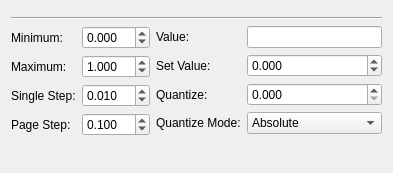
<?xml version="1.0" encoding="UTF-8"?>
<ui version="4.0">
 <class>TestDoubleSliderWidget</class>
 <widget class="QWidget" name="TestDoubleSliderWidget">
  <property name="geometry">
   <rect>
    <x>0</x>
    <y>0</y>
    <width>393</width>
    <height>173</height>
   </rect>
  </property>
  <property name="windowTitle">
   <string>Form</string>
  </property>
  <layout class="QGridLayout" name="gridLayout">
   <item row="0" column="0" colspan="2">
    <widget class="qtDoubleSlider" name="slider" native="true">
     <property name="sizePolicy">
      <sizepolicy hsizetype="Expanding" vsizetype="Preferred">
       <horstretch>0</horstretch>
       <verstretch>0</verstretch>
      </sizepolicy>
     </property>
    </widget>
   </item>
   <item row="1" column="0" colspan="2">
    <widget class="Line" name="line">
     <property name="orientation">
      <enum>Qt::Horizontal</enum>
     </property>
    </widget>
   </item>
   <item row="2" column="0">
    <layout class="QFormLayout" name="formLayout_2">
     <item row="0" column="0">
      <widget class="QLabel" name="label_4">
       <property name="text">
        <string>Minimum:</string>
       </property>
      </widget>
     </item>
     <item row="0" column="1">
      <widget class="QDoubleSpinBox" name="min">
       <property name="decimals">
        <number>3</number>
       </property>
       <property name="minimum">
        <double>-99.998999999999995</double>
       </property>
       <property name="maximum">
        <double>99.998999999999995</double>
       </property>
      </widget>
     </item>
     <item row="1" column="0">
      <widget class="QLabel" name="label_5">
       <property name="text">
        <string>Maximum:</string>
       </property>
      </widget>
     </item>
     <item row="1" column="1">
      <widget class="QDoubleSpinBox" name="max">
       <property name="decimals">
        <number>3</number>
       </property>
       <property name="minimum">
        <double>-99.998999999999995</double>
       </property>
       <property name="maximum">
        <double>99.998999999999995</double>
       </property>
       <property name="value">
        <double>1.000000000000000</double>
       </property>
      </widget>
     </item>
     <item row="2" column="0">
      <widget class="QLabel" name="label">
       <property name="text">
        <string>Single Step:</string>
       </property>
      </widget>
     </item>
     <item row="2" column="1">
      <widget class="QDoubleSpinBox" name="sStep">
       <property name="decimals">
        <number>3</number>
       </property>
       <property name="maximum">
        <double>99.998999999999995</double>
       </property>
       <property name="value">
        <double>0.010000000000000</double>
       </property>
      </widget>
     </item>
     <item row="3" column="0">
      <widget class="QLabel" name="label_2">
       <property name="text">
        <string>Page Step:</string>
       </property>
      </widget>
     </item>
     <item row="3" column="1">
      <widget class="QDoubleSpinBox" name="pStep">
       <property name="decimals">
        <number>3</number>
       </property>
       <property name="maximum">
        <double>99.998999999999995</double>
       </property>
       <property name="value">
        <double>0.100000000000000</double>
       </property>
      </widget>
     </item>
    </layout>
   </item>
   <item row="2" column="1">
    <layout class="QFormLayout" name="formLayout">
     <item row="0" column="0">
      <widget class="QLabel" name="label_8">
       <property name="text">
        <string>Value:</string>
       </property>
      </widget>
     </item>
     <item row="1" column="0">
      <widget class="QLabel" name="label_6">
       <property name="text">
        <string>Set Value:</string>
       </property>
      </widget>
     </item>
     <item row="1" column="1">
      <widget class="QDoubleSpinBox" name="sval">
       <property name="decimals">
        <number>3</number>
       </property>
       <property name="minimum">
        <double>-99.998999999999995</double>
       </property>
       <property name="maximum">
        <double>99.998999999999995</double>
       </property>
      </widget>
     </item>
     <item row="2" column="0">
      <widget class="QLabel" name="label_3">
       <property name="text">
        <string>Quantize:</string>
       </property>
      </widget>
     </item>
     <item row="2" column="1">
      <widget class="QDoubleSpinBox" name="quant">
       <property name="decimals">
        <number>3</number>
       </property>
       <property name="maximum">
        <double>99.998999999999995</double>
       </property>
      </widget>
     </item>
     <item row="3" column="1">
      <widget class="QComboBox" name="qmode">
       <property name="currentIndex">
        <number>1</number>
       </property>
       <item>
        <property name="text">
         <string>Relative</string>
        </property>
       </item>
       <item>
        <property name="text">
         <string>Absolute</string>
        </property>
       </item>
      </widget>
     </item>
     <item row="3" column="0">
      <widget class="QLabel" name="label_9">
       <property name="text">
        <string>Quantize Mode:</string>
       </property>
      </widget>
     </item>
     <item row="0" column="1">
      <widget class="QLineEdit" name="val">
       <property name="readOnly">
        <bool>true</bool>
       </property>
      </widget>
     </item>
    </layout>
   </item>
   <item row="3" column="0" colspan="2">
    <spacer name="verticalSpacer">
     <property name="orientation">
      <enum>Qt::Vertical</enum>
     </property>
     <property name="sizeHint" stdset="0">
      <size>
       <width>20</width>
       <height>40</height>
      </size>
     </property>
    </spacer>
   </item>
  </layout>
 </widget>
 <customwidgets>
  <customwidget>
   <class>qtDoubleSlider</class>
   <extends>QWidget</extends>
   <header location="global">qtDoubleSlider.h</header>
   <container>1</container>
   <slots>
    <signal>valueChanged(double)</signal>
    <slot>setMinimum(double)</slot>
    <slot>setMaximum(double)</slot>
    <slot>setSingleStep(double)</slot>
    <slot>setPageStep(double)</slot>
    <slot>setQuantize(double)</slot>
    <slot>setValue(double)</slot>
   </slots>
  </customwidget>
 </customwidgets>
 <resources/>
 <connections>
  <connection>
   <sender>min</sender>
   <signal>valueChanged(double)</signal>
   <receiver>slider</receiver>
   <slot>setMinimum(double)</slot>
   <hints>
    <hint type="sourcelabel">
     <x>119</x>
     <y>45</y>
    </hint>
    <hint type="destinationlabel">
     <x>39</x>
     <y>12</y>
    </hint>
   </hints>
  </connection>
  <connection>
   <sender>max</sender>
   <signal>valueChanged(double)</signal>
   <receiver>slider</receiver>
   <slot>setMaximum(double)</slot>
   <hints>
    <hint type="sourcelabel">
     <x>98</x>
     <y>73</y>
    </hint>
    <hint type="destinationlabel">
     <x>338</x>
     <y>15</y>
    </hint>
   </hints>
  </connection>
  <connection>
   <sender>sStep</sender>
   <signal>valueChanged(double)</signal>
   <receiver>slider</receiver>
   <slot>setSingleStep(double)</slot>
   <hints>
    <hint type="sourcelabel">
     <x>119</x>
     <y>101</y>
    </hint>
    <hint type="destinationlabel">
     <x>130</x>
     <y>12</y>
    </hint>
   </hints>
  </connection>
  <connection>
   <sender>pStep</sender>
   <signal>valueChanged(double)</signal>
   <receiver>slider</receiver>
   <slot>setPageStep(double)</slot>
   <hints>
    <hint type="sourcelabel">
     <x>112</x>
     <y>130</y>
    </hint>
    <hint type="destinationlabel">
     <x>108</x>
     <y>13</y>
    </hint>
   </hints>
  </connection>
  <connection>
   <sender>quant</sender>
   <signal>valueChanged(double)</signal>
   <receiver>slider</receiver>
   <slot>setQuantize(double)</slot>
   <hints>
    <hint type="sourcelabel">
     <x>333</x>
     <y>107</y>
    </hint>
    <hint type="destinationlabel">
     <x>167</x>
     <y>14</y>
    </hint>
   </hints>
  </connection>
  <connection>
   <sender>sval</sender>
   <signal>valueChanged(double)</signal>
   <receiver>slider</receiver>
   <slot>setValue(double)</slot>
   <hints>
    <hint type="sourcelabel">
     <x>317</x>
     <y>73</y>
    </hint>
    <hint type="destinationlabel">
     <x>211</x>
     <y>13</y>
    </hint>
   </hints>
  </connection>
 </connections>
</ui>
